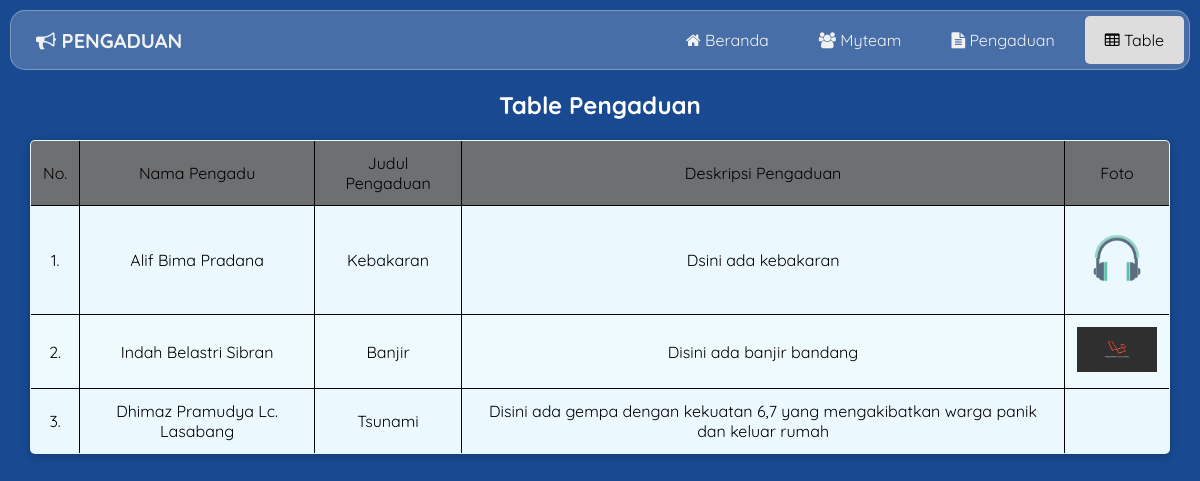
Page /table.php on the committed database.
### tables this page shows
CREATE TABLE `pengaduan` (
  `id_pengaduan` int(11) NOT NULL,
  `nama` varchar(150) NOT NULL,
  `judul` varchar(150) NOT NULL,
  `deskripsi` varchar(255) NOT NULL,
  `notelp` varchar(13) NOT NULL,
  `foto` varchar(150) NOT NULL
);

### table.php (the view, shortened to what this page needs)
<?php include "koneksi.php";?>
<!DOCTYPE html>
<html lang="id">
<head>
    <link rel="stylesheet" href="style.css">
    <link href="asset/glightbox/css/glightbox.min.css" rel="stylesheet">
    <link rel="stylesheet" href="https://unpkg.com/aos@next/dist/aos.css" />
    <link rel="stylesheet" href="https://unpkg.com/aos@next/dist/aos.css" />
    <link rel="stylesheet" href="https://cdnjs.cloudflare.com/ajax/libs/font-awesome/4.7.0/css/font-awesome.min.css" />
</head>
<body>
<header>
    <div class="navbar">
        <div class="logo">
            <a href="#"> <i class="fa fa-bullhorn"></i> PENGADUAN</a>
        </div>
        <div class="menu">
            <a href="#"><i class="fa fa-home"></i> Beranda</a>
            <a href="index.php#tentang"><i class="fa fa-users"></i> Myteam</a>
            <a href="form.php"><i class="fa fa-file-text"></i> Pengaduan</a>
            <a href="table.php" class="active"><i class="fa fa-table"></i> Table</a>
        </div>
    </div>
    </header>
    <div>
        <h2 align="center" style="color: white;"> Table Pengaduan</h2>
    </div>
        <table class="tabel" data-aos="zoom-in" data-aos-duration="1000">
            <thead>
            <tr>
                <td>No.</td>
                <td>Nama Pengadu</td>
                <td>Judul Pengaduan</td>
                <td>Deskripsi Pengaduan</td>
                <td>Foto</td>
            </tr>
            </thead>
        <?php
        $no = 1;
        $data_pengaduan = mysqli_query($conn, "SELECT * FROM pengaduan ORDER BY id_pengaduan ASC");
        while ($row = mysqli_fetch_array($data_pengaduan)) {
        ?>
        <tr>
            <td><?= $no++; ?>.</td>
            <td><?= $row['nama']; ?></td>
            <td><?= $row['judul']; ?></td>
            <td><?= $row['deskripsi']; ?></td>
            <td>
                <div class="gallery-item">
            <a href="upload/<?= $row['foto'];?>" class="glightbox" data-gallery="images-gallery">
                <img src="upload/<?= $row['foto'];?>" alt="" class="img-fluid" width="80">
              </a> </div></td>
        </tr>
    <?php } ?>
</table>
</body>
</html>

### style.css (style rules this page uses)
body { margin: 0; font-family: 'Quicksand', serif; background-color: rgb(25, 73, 145); }
.navbar { background-color: #ffffff34; border: 1px solid rgba(255, 255, 255, 0.3); overflow: hidden; margin-top: 10px; margin-left: 10px; margin-right: 10px; border-radius: 15px; padding: 5px; display: flex; align-items: center; justify-content: space-between; }
.logo a { font-size: 20px; font-weight: bold; color: #f2f2f2; text-decoration: none; padding: 14px 20px; }
.menu a { float: left; display: block; color: #f2f2f2; padding: 14px 20px; text-decoration: none; }
.logo a { font-size: 20px; font-weight: 80%; color: #f2f2f2; text-decoration: none; padding: 14px 20px; }
.menu { display: flex; gap: 10px; }
.menu a { color: #f2f2f2; padding: 14px 20px; text-decoration: none; }
.menu a.active { background-color: #ddd; color: black; border-radius: 5px; }

### table.php (style rules this page uses)
table { border-collapse: collapse; width: 95%; margin: 20px auto; border-radius: 5px; overflow: hidden; box-shadow: 0 2px 10px rgba(0, 0, 0, 0.2); background-color: #e6f7ff; }
table, th, td { border: 1px solid #000; padding: 12px; text-align: center; }
td { background-color: #ffffff34; color: #000; }
tr:nth-child(even) { background-color: #ffffff34; }
thead { background-color: #494a4d; color: white; }
.gallery-item { overflow: hidden; }
.gallery-item img { transition: all ease-in-out 0.4s; }

### rows in the picture
pengaduan: nama "Alif Bima Pradana", judul "Kebakaran", deskripsi "Dsini ada kebakaran", foto (picture)
pengaduan: nama "Indah Belastri Sibran", judul "Banjir", deskripsi "Disini ada banjir bandang", foto (picture)
pengaduan: nama "Dhimaz Pramudya Lc. Lasabang", judul "Tsunami", deskripsi "Disini ada gempa dengan kekuatan 6,7 yang mengakibatkan warga panik dan keluar rumah"
